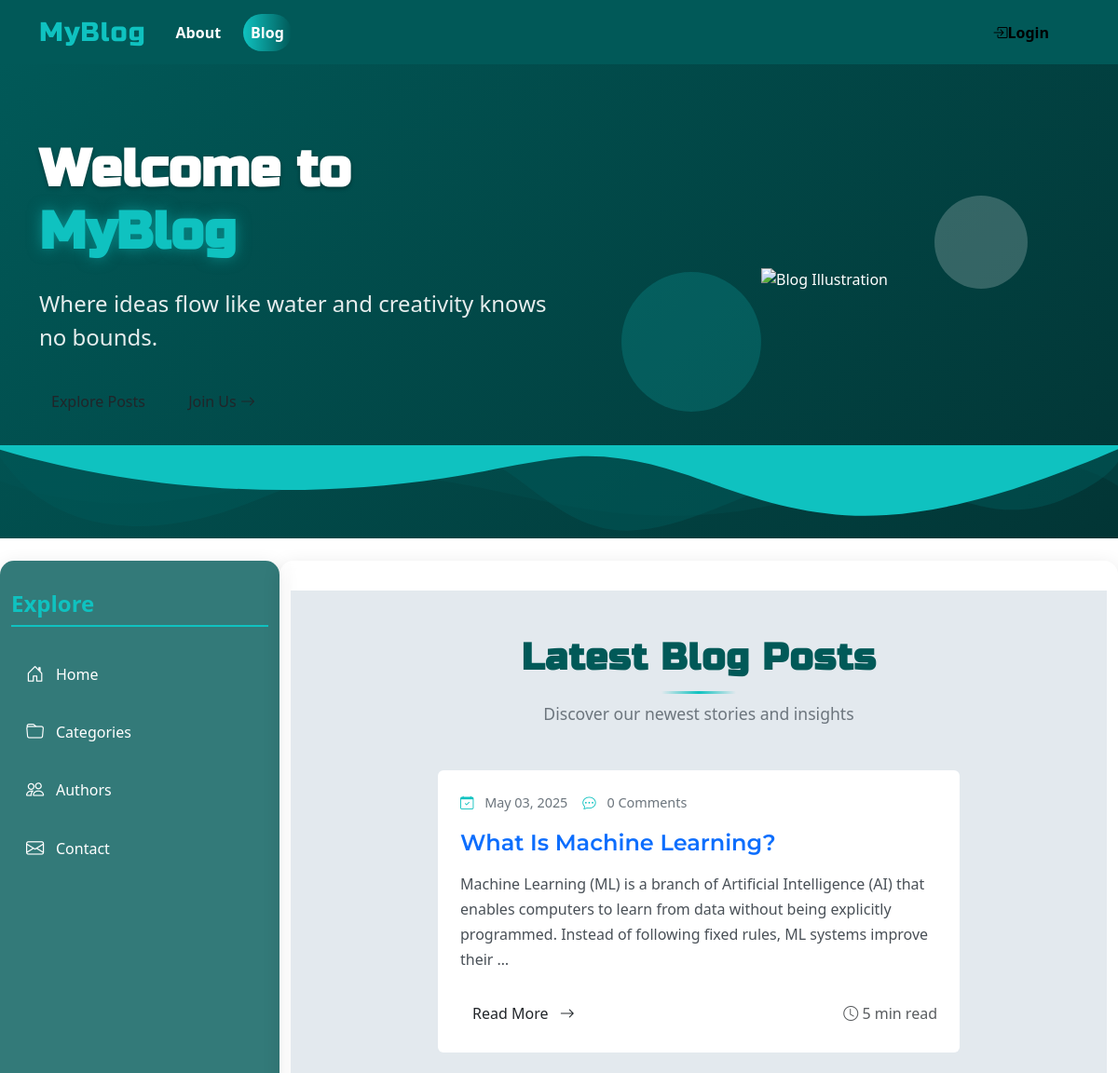
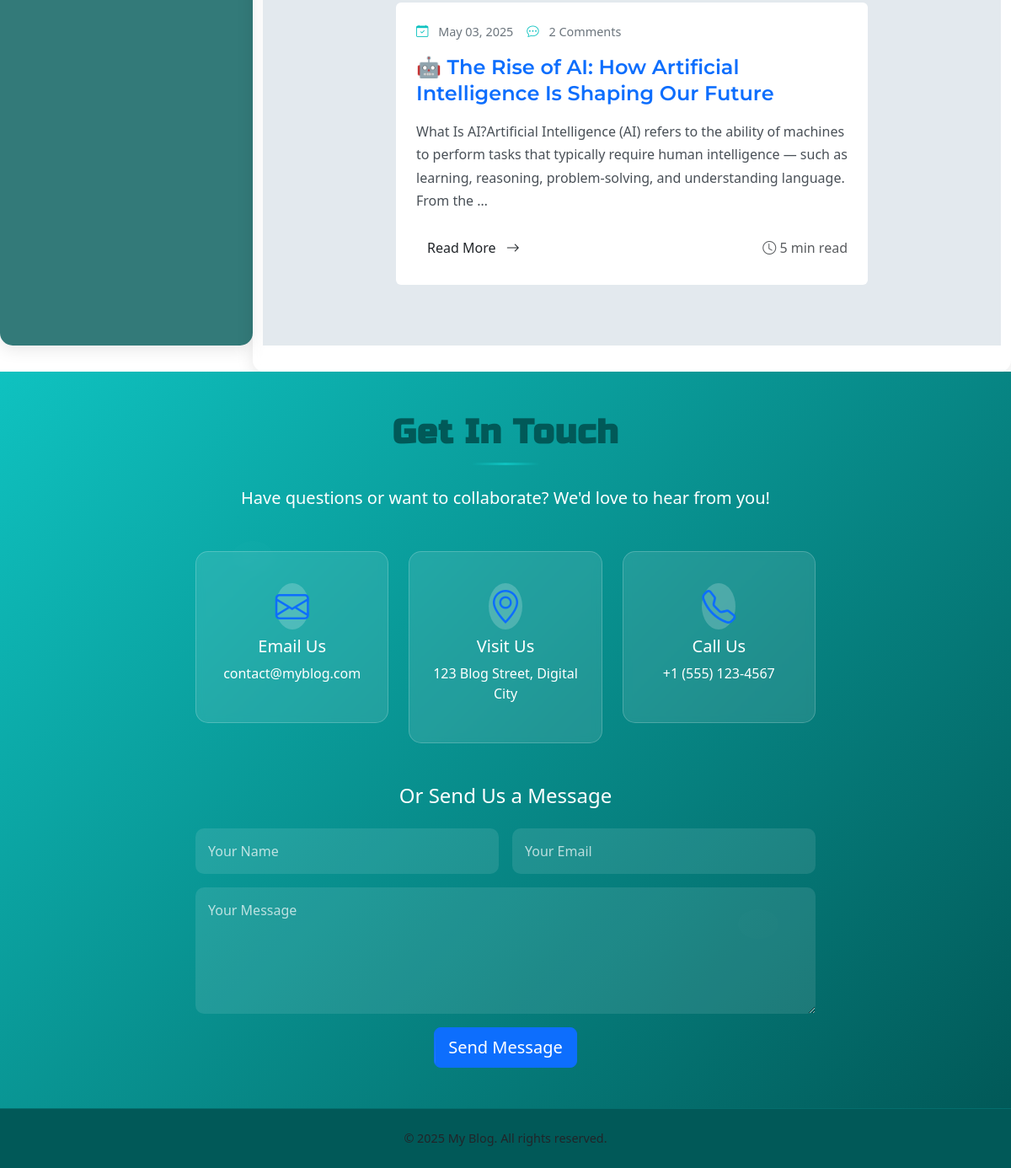
The page / on the database its author committed (2 pictures, top to bottom).
### blog/models.py (models this page shows, shortened)
class Post(models.Model):
    author = models.ForeignKey('auth.User', on_delete=models.CASCADE)
    title = models.CharField(max_length=200)
    text = models.TextField()
    created_date = models.DateTimeField(default=timezone.now)
    published_date = models.DateTimeField(blank=True, null=True)
    def approve_comments(self):
        return self.comments.filter(approved_comment=True)

### blog/views.py (the view)
# urls.py: path('', views.PostListView.as_view(), name='post_list'),
class PostListView(ListView):
    model = Post
    def get_queryset(self):
        return Post.objects.filter(published_date__lte=timezone.now()).order_by('-published_date')

### blog/templates/blog/post_list.html (shortened to what this page needs)
{% extends "blog/base.html" %}
{% block content %}
<section class="post-list-section py-5">
    <div class="container">
        <div class="row justify-content-center">
            <div class="col-lg-10 col-xl-8">
                {% if request.resolver_match.url_name == 'post_draft_list' %}
                    <header class="drafts-header text-center mb-5">
                        <h1 class="drafts-title display-4 mb-3">
                            <i class="bi bi-file-earmark-text"></i> Draft Posts
                        </h1>
                        <p class="drafts-subtitle text-muted">
                            Your unpublished works in progress
                        </p>
                    </header>
                {% else %}
                    <div class="post-list-header mb-5 text-center">
                        <h1 class="section-title">Latest Blog Posts</h1>
                        <p class="section-subtitle">Discover our newest stories and insights</p>
                    </div>
                {% endif %}
                <div class="post-list-container">
                    {% for post in post_list %}
                        <article class="post-card card mb-4 overflow-hidden border-0 shadow-hover">
                            <div class="card-body p-4">
                                <div class="post-meta d-flex align-items-center mb-3">
                                    <span class="post-date me-3">
                                        <i class="bi bi-calendar-check me-2"></i>
                                        {{ post.published_date|date:'M d, Y' }}
                                    </span>
                                    <span class="post-comment-count">
                                        <i class="bi bi-chat-dots me-2"></i>
                                        {{ post.approve_comments.count }} Comments
                                    </span>
                                </div>
                                <h2 class="post-title mb-3">
                                    <a href="{% url 'post_detail' pk=post.pk %}" class="text-decoration-none stretched-link">
                                        {{ post.title }}
                                    </a>
                                </h2>
                                <div class="post-excerpt mb-4">
                                    <p>{{ post.text|striptags|truncatewords:30 }}</p>
                                </div>
                                <div class="post-footer d-flex justify-content-between align-items-center">
                                    <a href="{% url 'post_detail' pk=post.pk %}" class="btn btn-read-more">
                                        Read More <i class="bi bi-arrow-right ms-2"></i>
                                    </a>
                                    <span class="post-read-time text-muted">
                                        <i class="bi bi-clock"></i> 5 min read
                                    </span>
                                </div>
                            </div>
                        </article>
                    {% endfor %}
                </div>
            </div>
        </div>
    </div>
</section>
{% endblock %}

### blog/templates/blog/base.html (shortened to what this page needs)
<!DOCTYPE html>
{% load static %}
<html lang="en">
<head>
    <link rel="stylesheet" href="{% static 'css/blog_final.css' %}">
    <link href="https://cdn.jsdelivr.net/npm/bootstrap@5.3.3/dist/css/bootstrap.min.css" rel="stylesheet">
    <link rel="stylesheet" href="https://cdn.jsdelivr.net/npm/bootstrap-icons/font/bootstrap-icons.css">
    <link rel="stylesheet" href="//cdn.jsdelivr.net/npm/medium-editor@latest/dist/css/medium-editor.min.css">
</head>
<body>
    <nav class="custom-navbar navbar navbar-expand-lg navbar-dark">
        <div class="container">
            <a class="navbar-brand fancy-brand" href="{% url 'post_list' %}">MyBlog</a>
            <div class="collapse navbar-collapse" id="navbarNav">
                <ul class="navbar-nav me-auto">
                    <li class="nav-item">
                        <a class="nav-link animated-link {% if 'about' in request.path %}active{% endif %}" href="{% url 'about' %}">About</a>
                    </li>
                    <li class="nav-item">
                        <a class="nav-link animated-link {% if request.path == '/' %}active{% endif %}" href="{% url 'post_list' %}">Blog</a>
                    </li>
                </ul>
                <ul class="navbar-nav ms-auto">
                    {% if user.is_authenticated %}
                        <li class="nav-item">
                            <a class="nav-link special-link  {% if 'post/new' in request.path %}active{% endif %}" href="{% url 'post_new' %}">New Post</a>
                        </li>
                        <li class="nav-item">
                            <a class="nav-link special-link  {% if 'draft' in request.path %}active{% endif %}" href="{% url 'post_draft_list' %}">Drafts</a>
                        </li>
                        <li class="nav-item">
                            <a class="nav-link btn logout-btn " href="{% url 'logout' %}">Log Out</a>
                        </li>
                    {% else %}
                        <li class="nav-item">
                            <a class="nav-link btn login-btn" href="{% url 'login' %}"><i class="bi bi-box-arrow-in-right"></i>Login</a>
                        </li>
                    {% endif %}
                </ul>
            </div>
        </div>
    </nav>
<section class="hero-section animate-fadeIn">
    <div class="container">
        <div class="row align-items-center">
            <div class="col-lg-6">
                <h1 class="hero-title">Welcome to <span>MyBlog</span></h1>
                <p class="hero-subtitle">Where ideas flow like water and creativity knows no bounds.</p>
                <div class="hero-buttons">
                    <a href="{% url 'post_list' %}" class="btn btn-hero-primary">Explore Posts</a>
                    {% if not user.is_authenticated %}
                        <a href="{% url 'login' %}" class="btn btn-hero-secondary ms-3">Join Us <i class="bi bi-arrow-right"></i></a>
                    {% endif %}
                </div>
            </div>
            <div class="col-lg-6 d-none d-lg-block">
                <div class="hero-illustration">
                    <div class="floating-shape shape-1"></div>
                    <div class="floating-shape shape-2"></div>
                    <img src="https://img.icons8.com/ios/100/0FC2C0/blog.png" alt="Blog Illustration" class="img-fluid">
                </div>
            </div>
        </div>
    </div>
    <div class="hero-waves">
    </div>
</section>
    <div class="container-fluid mt-4">
        <div class="row">
            <aside class="col-md-3 custom-sidebar">
                <h3 class="sidebar-title">Explore</h3>
                <ul class="sidebar-list">
                    <li><a href="{% url 'post_list' %}"><i class="bi bi-house-door"></i> Home</a></li>
                    <li><a href="#"><i class="bi bi-folder"></i> Categories</a></li>
                    <li><a href="#"><i class="bi bi-people"></i> Authors</a></li>
                    <li><a href="#"><i class="bi bi-envelope"></i> Contact</a></li>
                </ul>
            </aside>
            <main class="col-md-9">
                {% block content %}
                {% endblock %}
            </main>
        </div>
    </div>
    <section class="contact-section py-5 bg-light">
        <div class="container">
            <div class="row justify-content-center">
                <div class="col-lg-8 text-center">
                    <h2 class="section-title mb-4">Get In Touch</h2>
                    <p class="lead mb-5">Have questions or want to collaborate? We'd love to hear from you!</p>
                    <div class="row g-4">
                        <div class="col-md-4">
                            <div class="contact-method">
                                <i class="bi bi-envelope fs-1 text-primary mb-3"></i>
                                <h5>Email Us</h5>
                                <p>contact@myblog.com</p>
                            </div>
                        </div>
                        <div class="col-md-4">
                            <div class="contact-method">
                                <i class="bi bi-geo-alt fs-1 text-primary mb-3"></i>
                                <h5>Visit Us</h5>
                                <p>123 Blog Street, Digital City</p>
                            </div>
                        </div>
                        <div class="col-md-4">
                            <div class="contact-method">
                                <i class="bi bi-telephone fs-1 text-primary mb-3"></i>
                                <h5>Call Us</h5>
                                <p>+1 (555) 123-4567</p>
                            </div>
                        </div>
                    </div>
                    <div class="mt-5">
                        <h4 class="mb-4">Or Send Us a Message</h4>
                        <form class="contact-form">
                            <div class="row g-3">
                                <div class="col-md-6">
                                    <input type="text" class="form-control" placeholder="Your Name" required>
                                </div>
                                <div class="col-md-6">
                                    <input type="email" class="form-control" placeholder="Your Email" required>
                                </div>
                                <div class="col-12">
                                    <textarea class="form-control" rows="5" placeholder="Your Message" required></textarea>
                                </div>
                                <div class="col-12">
                                    <button type="submit" class="btn btn-primary btn-lg">Send Message</button>
                                </div>
                            </div>
                        </form>
                    </div>
                </div>
            </div>
        </div>
    </section>
    <footer class="custom-footer mt-0">
        <div class="container text-center">
            <p class="mb-0">&copy; 2025 My Blog. All rights reserved.</p>
        </div>
    </footer>
</body>
</html>

### rows shown on the page
Post: published_date "May 03, 2025", approve_comments.count "0", title "What Is Machine Learning?", text "Machine Learning (ML) is a branch of Artificial Intelligence (AI) that enables computers to learn from data without being explicitly programmed. Instead of following fixed rules, ML systems improve their …"
Post: published_date "May 03, 2025", approve_comments.count "2", title "🤖 The Rise of AI: How Artificial Intelligence Is Shaping Our Future", text "What Is AI?Artificial Intelligence (AI) refers to the ability of machines to perform tasks that typically require human intelligence — such as learning, reasoning, problem-solving, and understanding language. From the …"
